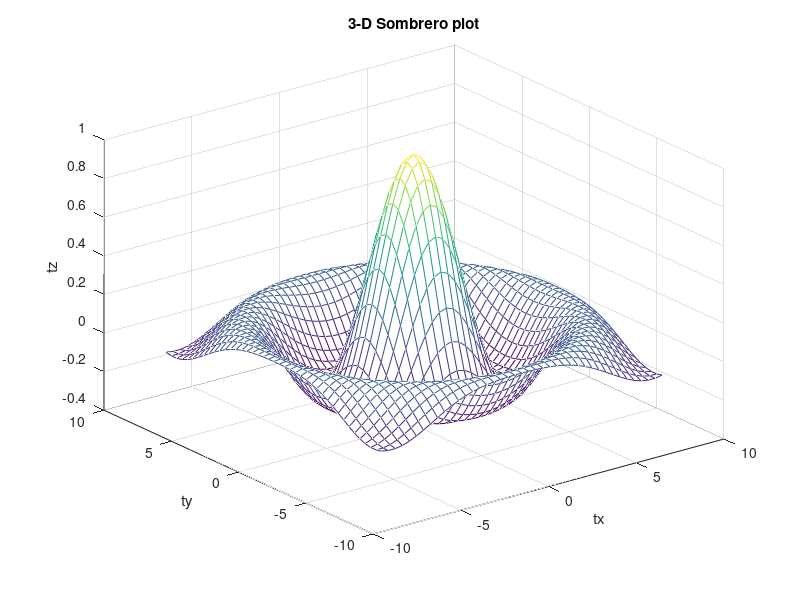

MATLAB code to generate this figure:
tx = ty = linspace (-8, 8, 41)';
[xx, yy] = meshgrid (tx, ty);
r = sqrt (xx .^ 2 + yy .^ 2) + eps;
tz = sin (r) ./ r;
mesh (tx, ty, tz);
xlabel ("tx");
ylabel ("ty");
zlabel ("tz");
title ("3-D Sombrero plot");

